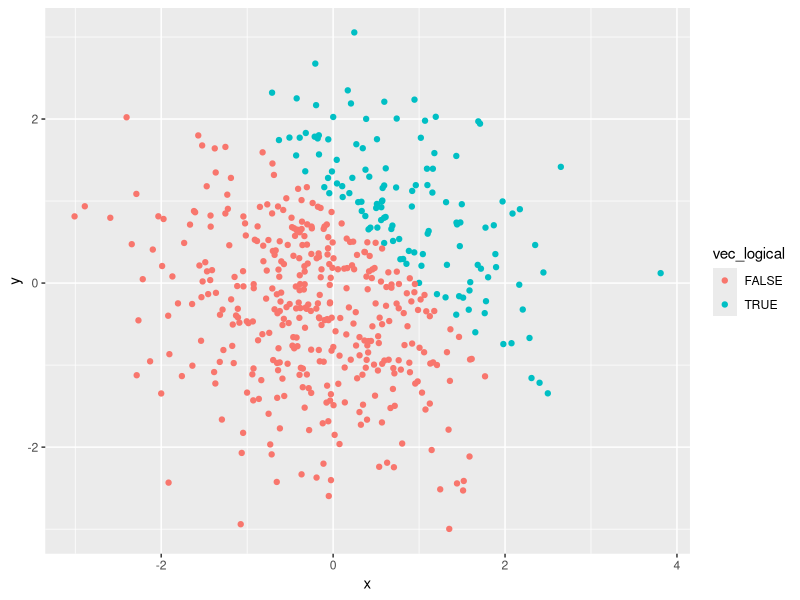
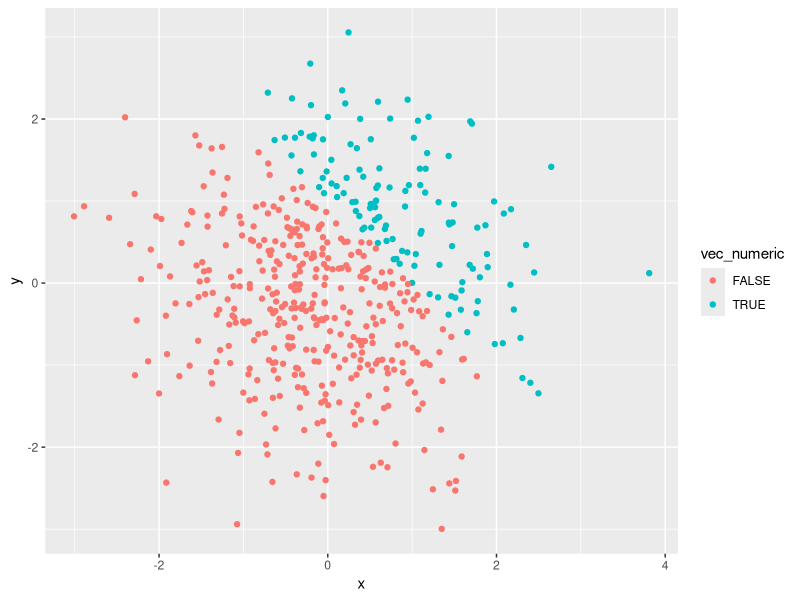
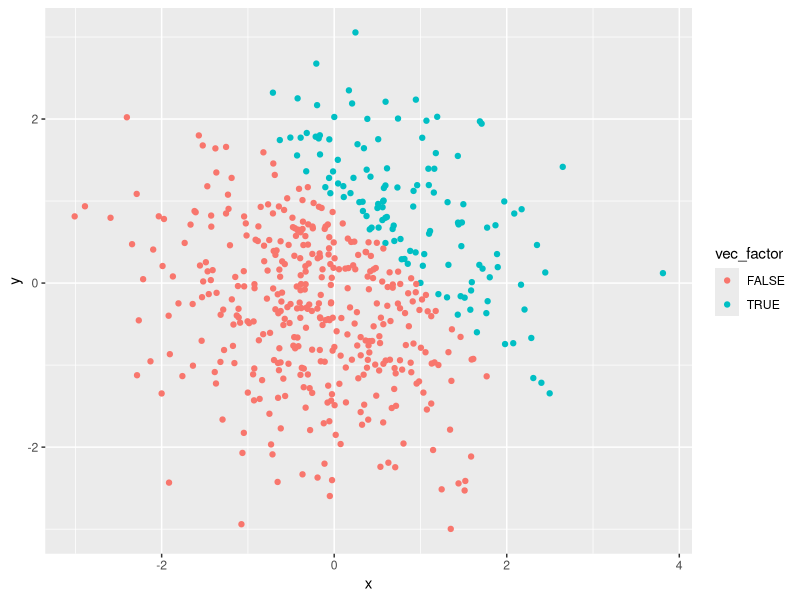
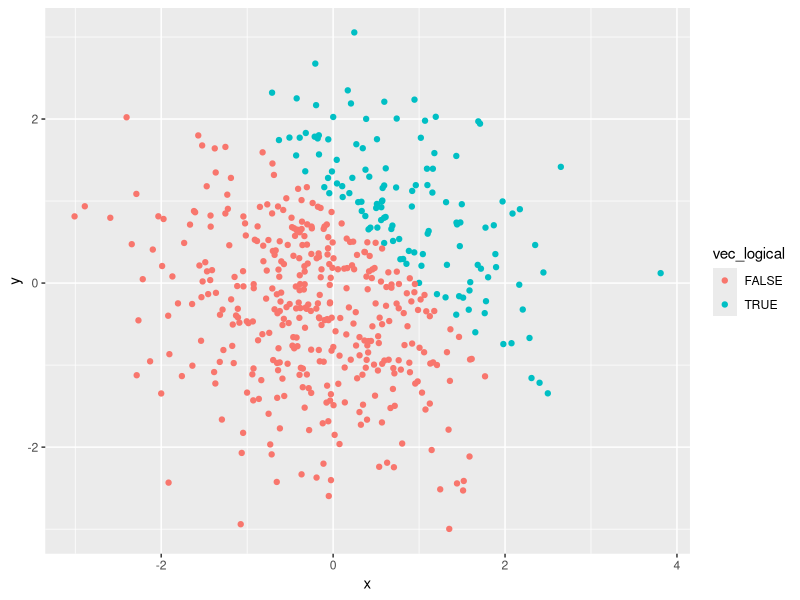

These charts were generated, in order, by the following R code:
## ---- chunk 1
library(tidyverse)
## ---- chunk 2
# Creating dataframe
set.seed(10)
problem1_df= tibble(
  random = rnorm(8),
  vec_logical = random > 0,
  vec_char = c("a", "c", "f", "g", "k", "i", "p", "h"),
  vec_factor = as.factor(c("m","f","o","m","m","f","o","f"))
)
#we got a numeric value 
mean(problem1_df$random) 

#we got a numeric value 
mean(problem1_df$vec_logical)

#we did not get a numeric value because it is a character vector
mean(problem1_df$vec_char)

#we did not get a numeric value because it is a non-numeric factor vector
mean(problem1_df$vec_factor)

#coercing character vector as numeric vector, we do not get a mean
mean(as.numeric(problem1_df$vec_char))

#coercing factor vector as numeric vector, we get a mean 
mean(as.numeric(problem1_df$vec_factor))

## ---- chunk 3
# Problem_1part2

# Coerce logical vector as numeric, then multiply with random variables
as.numeric(problem1_df$vec_logical)*(problem1_df$random)

# Coerce logical vector as factor, then multiply with random variables
as.factor(problem1_df$vec_logical)*(problem1_df$random)

# Coerce logical vector as a factor vector, then coerce it as a numeric vector, then multiply with random variables
as.numeric(as.factor(problem1_df$vec_logical))*(problem1_df$random)
## ---- chunk 4
# Creating dataframe
set.seed(1)
problem2_df = tibble(
  x = rnorm(500),
  y = rnorm(500),
  vec_logical = c(x + y > 1),
  vec_numeric = c(vec_logical),
  vec_factor = c(vec_logical)
)
## ---- chunk 5

# Create a scatter plot of the logical vector
ggplot(problem2_df, aes(x = x, y = y, color = vec_logical)) + geom_point()

# Save the ggplot as a PNG file
ggsave(filename = "C:/Users/shvar/OneDrive/Desktop/problem2_df_color_logical_ggplot.png")


# Creating a scatter plot using the numeric vector
ggplot(problem2_df, aes(x = x, y = y, color = vec_numeric)) + geom_point()
# Creating a scatter plot using the factor vector
ggplot(problem2_df, aes(x = x, y = y, color = vec_factor)) + geom_point()
